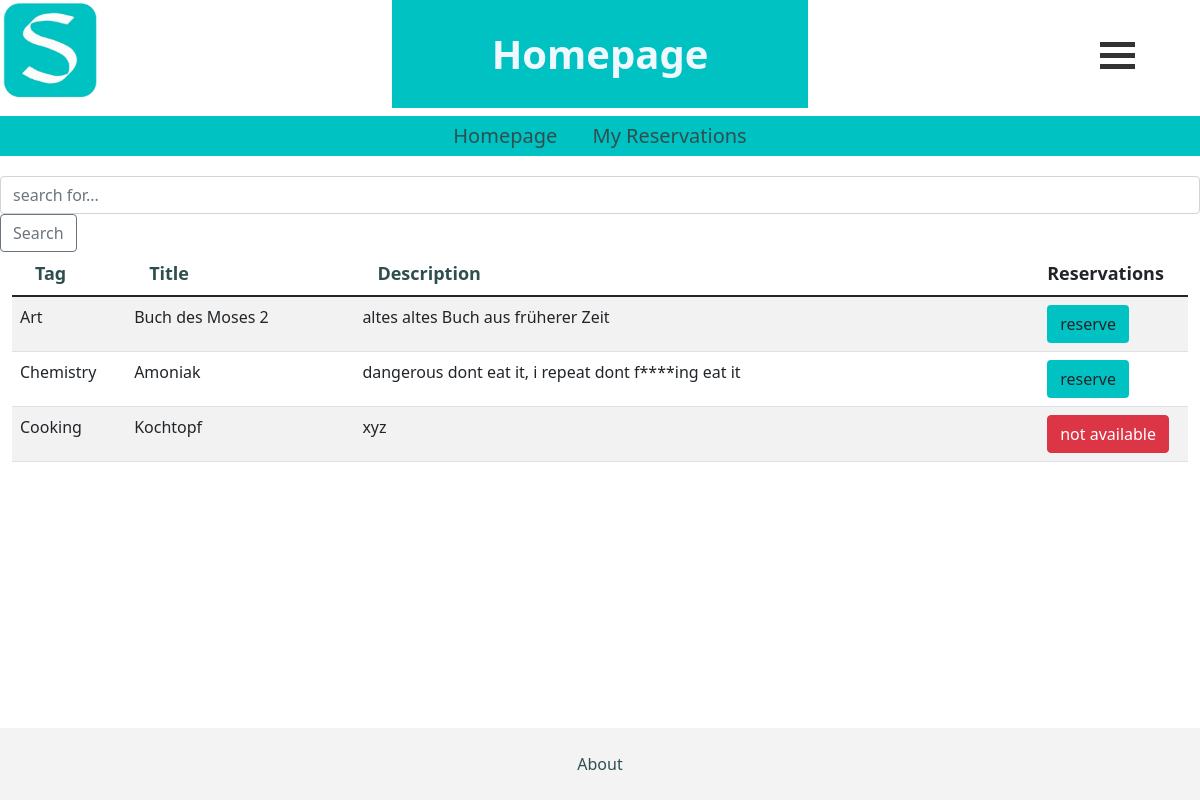
Screenshot of /cls/ with the database file from the repository.
### firstapp/models.py (models this page shows, shortened)
class Cluster(models.Model):
    tag_choice = (
        ('Art' , 'Art'),
        ('Chemistry' , 'Chemistry'),
        ('Technical Devices' , 'Technical Devices'),
        ('Cooking' , 'Cooking'),
        ('Music' , 'Music'),
    )
    tag_system = models.CharField(max_length=30, blank=True, choices=tag_choice)
    title = models.CharField(max_length=250)
    Beschreibung = models.CharField(max_length=250)
    availability = models.BooleanField()

### firstapp/views.py (the view)
# urls.py: path('cls/', views.homepagestudis, name='homestudi'),
def homepagestudis(request):
    if 'suche' in request.GET:
        suche = request.GET['suche']
        sortieren = Q(Q(tag_system__icontains=suche) | Q( title__icontains=suche) | Q( Beschreibung__icontains=suche))
        cluster= Cluster.objects.filter(sortieren)
    elif 'order_by' in request.GET:
        order_by = request.GET.get('order_by', 'defaultOrderField')
        cluster = Cluster.objects.all().order_by(order_by)
    else:
        cluster = Cluster.objects.all()
    context = {'cluster' : cluster}
    return render(request,'firstapp/homepageStudent.html', context)

### firstapp/templates/firstapp/homepageStudent.html (shortened to what this page needs)
{% extends 'firstapp/base.html' %}
{% load static %}
{% block body %}
<div class="d-flex justify-content-between" style="background-color: white ;">
  <div>
    <img class="logo" src="{% static 'images/logo.jpg'%}" alt="logo" onclick="javascript:window.location='http://127.0.0.1:8000/cls/';" on/>
  </div>
  <div>
    <h1 id="sitename"><b> Homepage </b></h1>
  </div>
  <div class="dropstart col-1 align-self-center">
    <div class="menu" id="dropdownMenu" data-bs-toggle="dropdown" aria-expanded="false" onclick="transformFunction(this)">
      <div class="menuBar1"></div>
      <div class="menuBar2"></div>
      <div class="menuBar3"></div>
    </div>
  </div>
</div>
  <nav>
      <a href="{% url 'homestudi' %}">Homepage</a>
      <a href="{% url 'ResPage' user.id %}">My Reservations</a>
  </nav>
  <div>
    <form class="form-inline my-2 my-lg-0">
      <input class="form-control mr-sm2" name="suche" type="search" placeholder="search for..." aria-lable="Search">
      <button class="btn btn-outline-secondary" type="submit">Search</button>
    </form>
  </div>
  <div class="container-fluid">
    <div class="table-responsive">
      <table id="mainTable" class="table table-striped table-hover">
        <thead>
          <tr>
            <th><a class="table-head-button" href="?order_by=tag_system">Tag</a></th>
            <th><a class="table-head-button" href="?order_by=title">Title</a></th>
            <th><a class="table-head-button" href="?order_by=Beschreibung">Description</a></th>
            <th>Reservations</th>
          </tr>
        </thead>
        <tbody>
            {% for cl in cluster %}
              <tr>
                <td class="col-sm-1">{{cl.tag_system}}</td>
                <td class="col-sm-2">{{cl.title}}</td>
                <td class="col-lg-6">{{cl.Beschreibung}}</td>
                {%if cl.availability == True %}
                  <td class="col-sm-1">
                    <a class="btn simplebutton" href="{% url 'book' cl.id user.id%}" role="button">reserve</a>
                  </td>
                  {%else%}
                  <td class="col-sm-1">
                    <a class="btn btn-danger" href="" role="button" disabled>not available</a>
                  </td>
                {% endif %}
              </tr>
            {% endfor %}
        </tbody>
      </table>
    </div>
  </div>
{% endblock body %}

### firstapp/templates/firstapp/base.html (style rules this page uses)
#sitename { padding: 30px 100px; color: aliceblue; background-color: rgb(0, 194, 194); font-size: 40px; text-align: center; }
.logo { width: 100px; height: 100px; cursor: pointer; margin: 0px, 0px, 0px, 10px; }
.simplebutton { background-color: rgb(0, 194, 194); }
nav { padding: 5px; margin: 0 0 20px; text-align: center; font-size: 20px; width: 100%; background-color: rgb(0, 194, 194); color: black; }
a { color:darkslategrey; padding-left: 15px; padding-right: 15px; text-decoration: none; }
th { font-size: 18px; }
html { position: relative; min-height: 100%; }
body { margin-bottom: 100px; }
.menu { display: inline-block; cursor: pointer; }
.menuBar1, .menuBar2, .menuBar3 { width: 35px; height: 5px; background-color: #333; margin: 6px 0; transition: 0.4s; }

### rows the page displays
Cluster: tag_system "Art", title "Buch des Moses 2", Beschreibung "altes altes Buch aus früherer Zeit", availability "reserve"
Cluster: tag_system "Chemistry", title "Amoniak", Beschreibung "dangerous dont eat it, i repeat dont f****ing eat it", availability "reserve"
Cluster: tag_system "Cooking", title "Kochtopf", Beschreibung "xyz", availability "not available"
